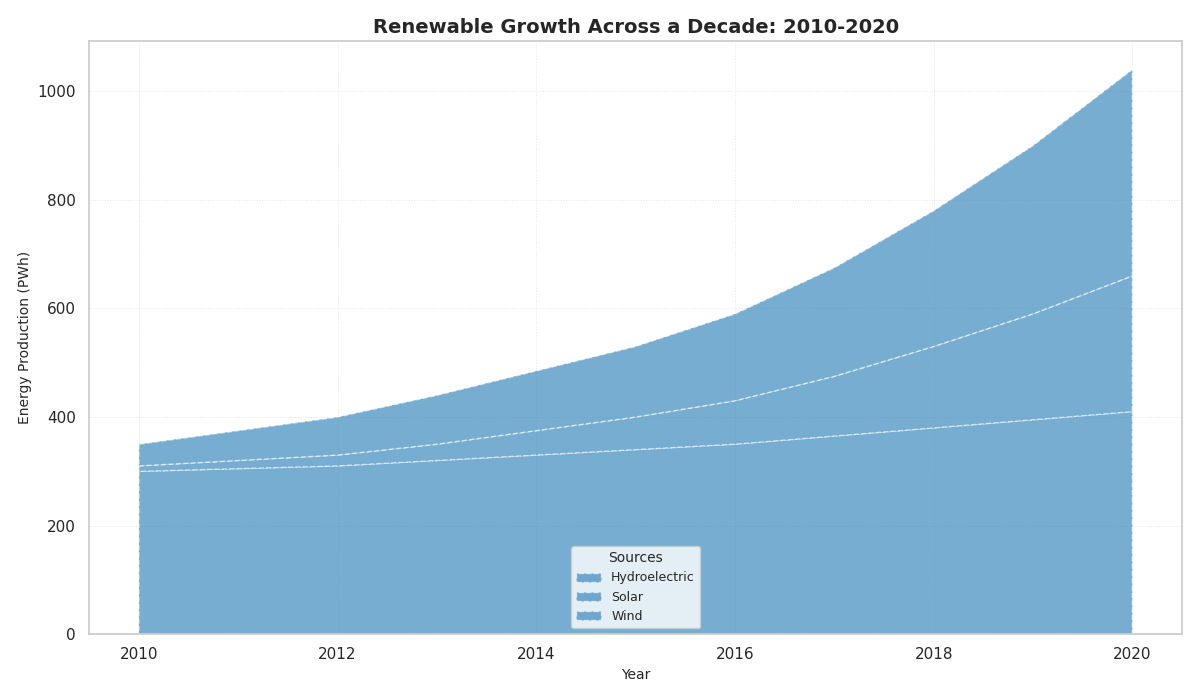

The script that drew this image:
import matplotlib.pyplot as plt
import numpy as np

years = np.arange(2010, 2021)
solar = np.array([10, 15, 20, 30, 45, 60, 80, 110, 150, 195, 250])
wind = np.array([40, 55, 70, 90, 110, 130, 160, 200, 250, 310, 380])
hydroelectric = np.array([300, 305, 310, 320, 330, 340, 350, 365, 380, 395, 410])

plt.figure(figsize=(12, 7))

# Use a single color for all stacks
plt.stackplot(years, hydroelectric, solar, wind,
              labels=['Hydroelectric', 'Solar', 'Wind'],
              colors=['#1f77b4'],  # Using a consistent blue tone
              alpha=0.6, linestyle='--')

plt.title("Renewable Growth Across a Decade: 2010-2020", fontsize=14, fontweight='bold')
plt.xlabel("Year", fontsize=10)
plt.ylabel("Energy Production (PWh)", fontsize=10)

plt.legend(loc='lower center', fontsize=9, title='Sources', title_fontsize='10')

plt.grid(True, linestyle=':', linewidth=0.7, alpha=0.5)

plt.tight_layout()
plt.show()
